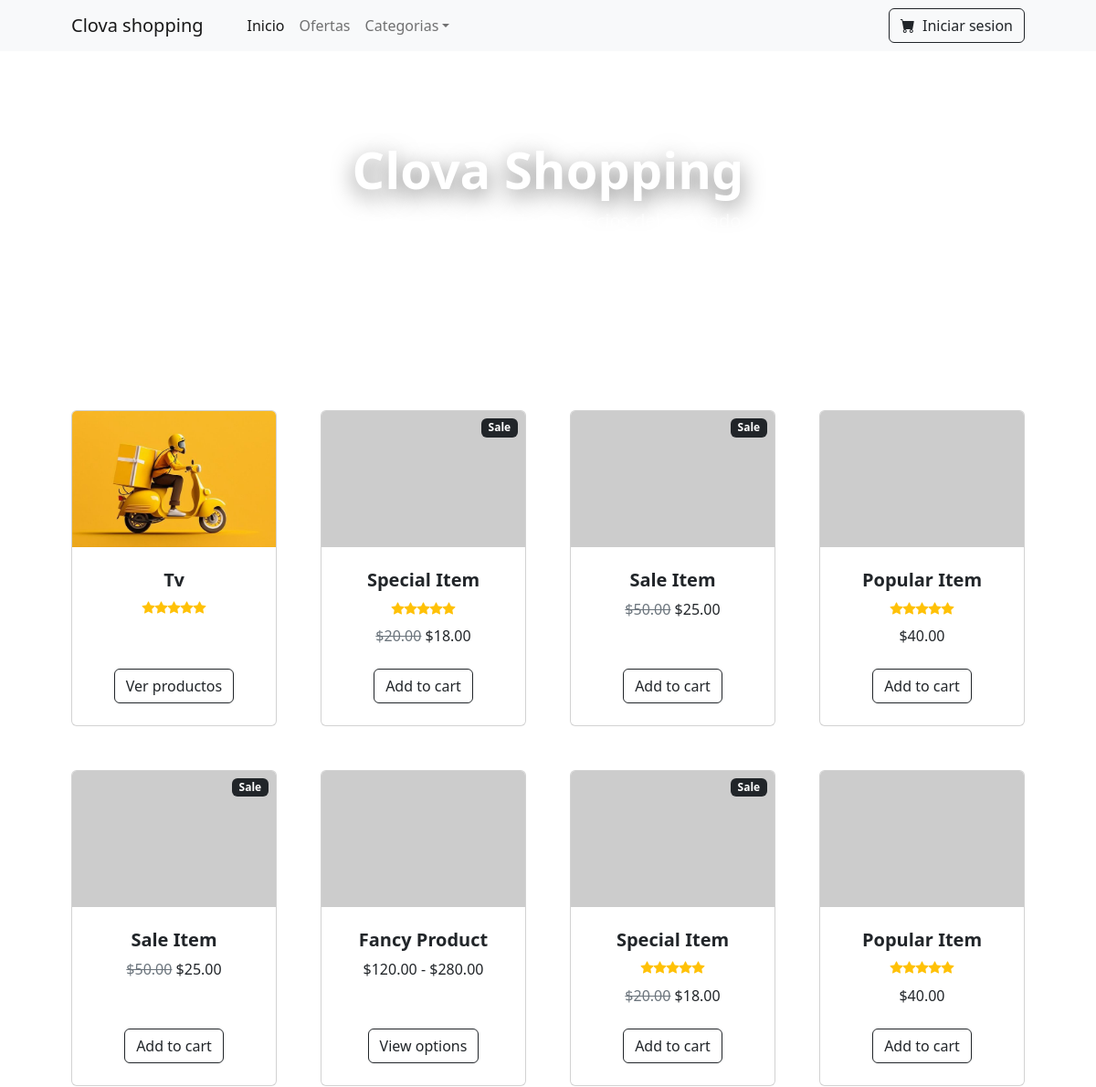
Before: / (upper part) with the older database file.
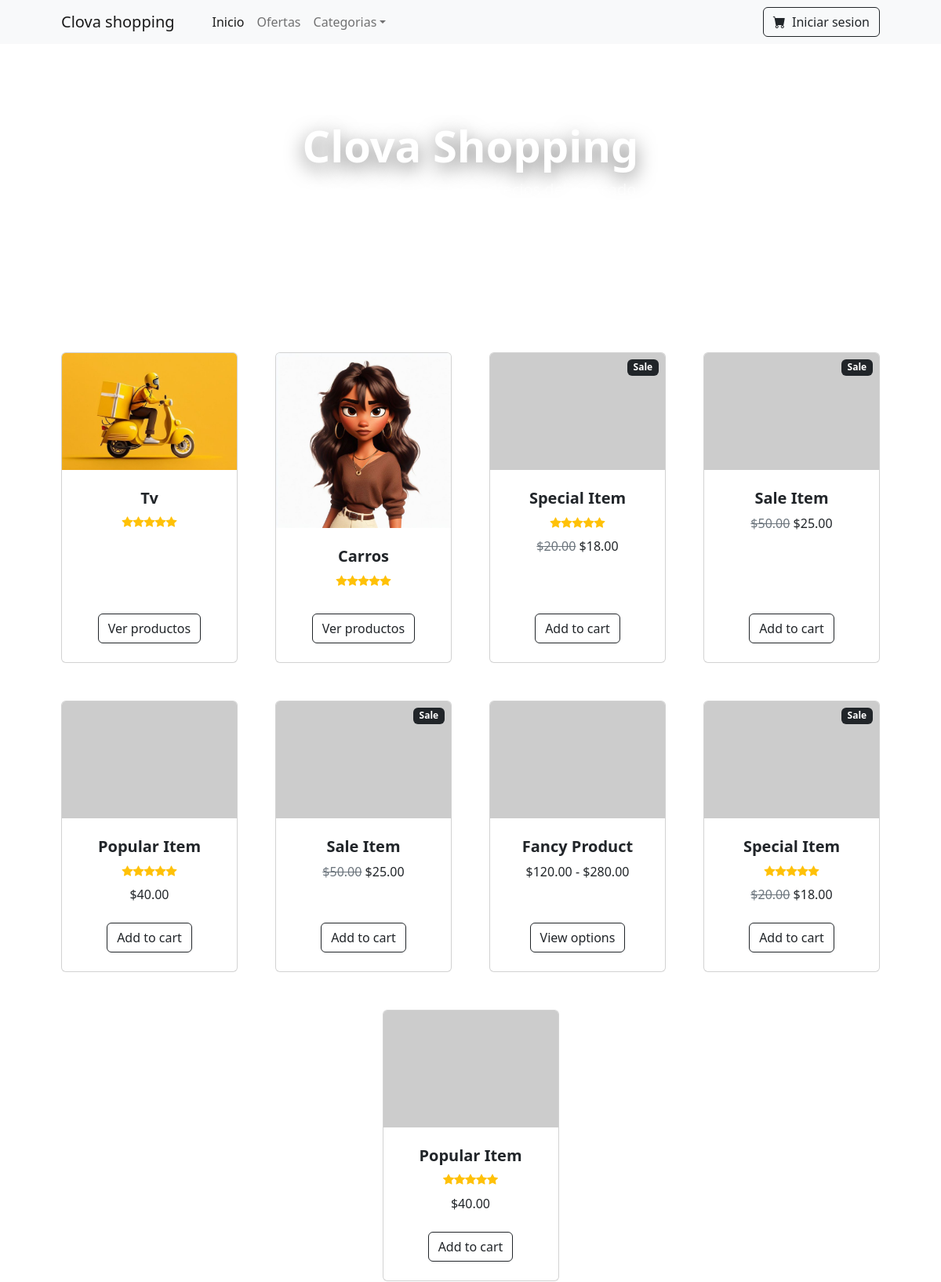
After: the same page with the newer database file.
### app/models/categoria.py (models this page shows)
class Categoria(db.Model):
    id = db.Column(db.Integer, primary_key=True)
    nombre = db.Column(db.String(50), nullable=False)
    imagen = db.Column(db.String(255), nullable=True)
    productos = db.relationship('Producto', backref='categoria', lazy=True)

### app/routes/landing_routes.py (the view)
@bp.route('/')
def index():
    usuario=current_user
    dataP=Producto.query.all()
    dataC=Categoria.query.all()
    return render_template('landing/index.html', dataP=dataP, dataC=dataC, usuario=usuario)

### app/templates/landing/index.html (shortened to what the changed rows need)
<!DOCTYPE html>
<html lang="en">
    <head>
        <link href="https://cdn.jsdelivr.net/npm/bootstrap-icons@1.5.0/font/bootstrap-icons.css" rel="stylesheet" />
        <link rel="stylesheet" href="{{ url_for('static', filename='styles.css') }}">
        <link href="https://cdnjs.cloudflare.com/ajax/libs/font-awesome/6.0.0-beta3/css/all.min.css" rel="stylesheet">
    </head>
    <body>
        <header class="header py-5">
            <div class="container px-4 px-lg-5 my-5">
                <div class="text-center text-white">
                    <h1 class="display-4 fw-bolder">Clova Shopping</h1>
                </div>
            </div>
        </header>
        <section class="py-5">
            <div class="container px-4 px-lg-5 mt-5">
                <div class="row gx-4 gx-lg-5 row-cols-2 row-cols-md-3 row-cols-xl-4 justify-content-center">
                    {% for categoria in dataC %}
                    <div class="col mb-5">
                        <div class="card h-100">
                            {% if categoria.imagen %}
                                {% set direccion = 'images/' + categoria.imagen %}
                                    <img class="card-img-top" src="{{ url_for('static', filename=direccion) }}" alt="{{ categoria.nombre }}">
                            {% endif %}
                            <div class="card-body p-4">
                                <div class="text-center">
                                    <h5 class="fw-bolder" style="text-transform: capitalize;">{{ categoria.nombre }}</h5>
                                    <div class="d-flex justify-content-center small text-warning mb-2">
                                        <div class="bi-star-fill"></div>
                                        <div class="bi-star-fill"></div>
                                        <div class="bi-star-fill"></div>
                                        <div class="bi-star-fill"></div>
                                        <div class="bi-star-fill"></div>
                                    </div>
                                </div>
                            </div>
                            <div class="card-footer p-4 pt-0 border-top-0 bg-transparent">
                                <div class="text-center"><a class="btn btn-outline-dark mt-auto" href="#">Ver productos</a></div>
                            </div>
                        </div>
                    </div>
                    {% endfor %}
                </div>
            </div>
        </section>
    </body>
</html>

Changed rows visible on the page:
added Categoria: shows a picture, nombre "Carros"
